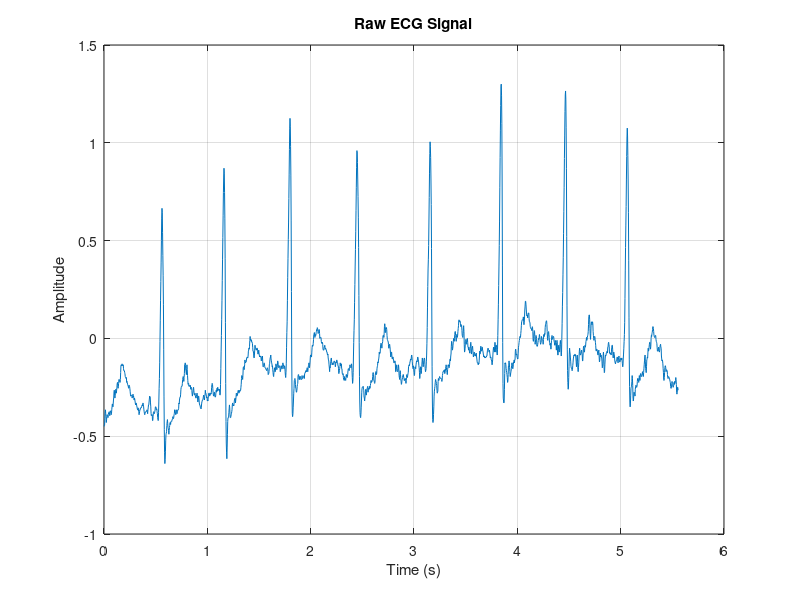
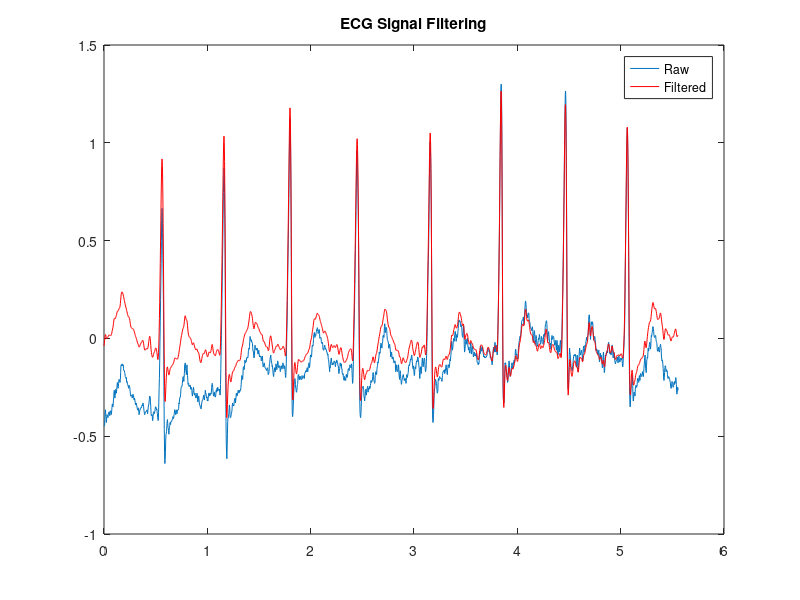
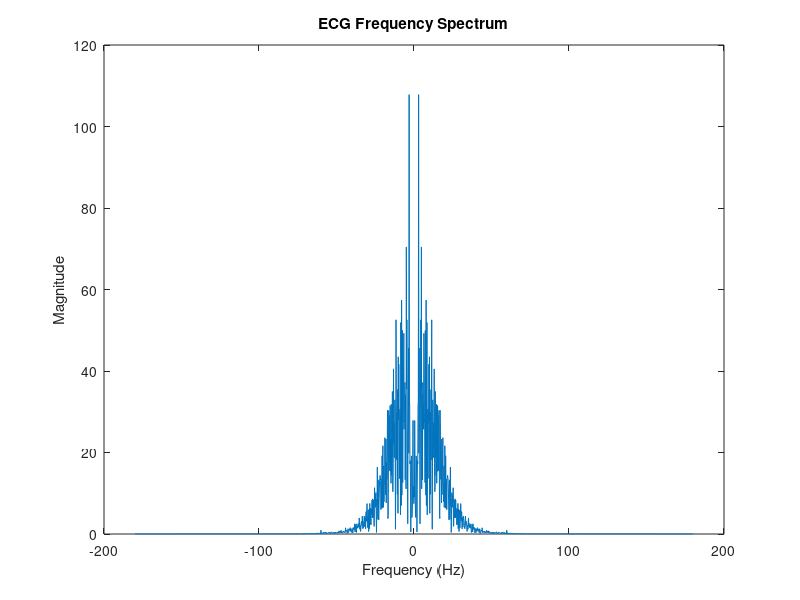

Here is the MATLAB script that generated these plots, in order: (Note: this script raises an error after producing the figures.)
load ecg.mat   % built-in sample
ecg_signal = ecg;
fs = 360;      % sampling frequency (Hz)
t = (0:length(ecg_signal)-1)/fs;


figure;
plot(t, ecg_signal);
xlabel('Time (s)');
ylabel('Amplitude');
title('Raw ECG Signal');
grid on;



fc = 0.5; % cutoff frequency
[b,a] = butter(2, fc/(fs/2), 'high');
ecg_hp = filtfilt(b,a,ecg_signal); 

fc = 40;
[b,a] = butter(2, fc/(fs/2), 'low');
ecg_filtered = filtfilt(b,a,ecg_hp);
figure;



plot(t, ecg_signal); hold on;
plot(t, ecg_filtered, 'r');
legend('Raw','Filtered');
title('ECG Signal Filtering');


N = length(ecg_filtered);
f = (-N/2:N/2-1)*(fs/N);
ECG_FFT = fftshift(abs(fft(ecg_filtered)));

figure;
plot(f, ECG_FFT);
xlabel('Frequency (Hz)');
ylabel('Magnitude');
title('ECG Frequency Spectrum');
[pks, locs] = findpeaks(ecg_filtered, 'MinPeakHeight',0.5, ...
                                     'MinPeakDistance', fs*0.6);

figure;
plot(t, ecg_filtered); hold on;
plot(t(locs), pks, 'ro');
title('R-Peak Detection');





RR_intervals = diff(locs)/fs;   % seconds
HR = 60./RR_intervals;          % bpm

fprintf('Average Heart Rate: %.2f bpm\n', mean(HR));
figure;

subplot(3,1,1);
plot(t, ecg_signal);
title('Raw ECG');

subplot(3,1,2);
plot(t, ecg_filtered);
title('Filtered ECG');

subplot(3,1,3);
plot(t(locs), pks, 'ro');
title('Detected R-peaks');
